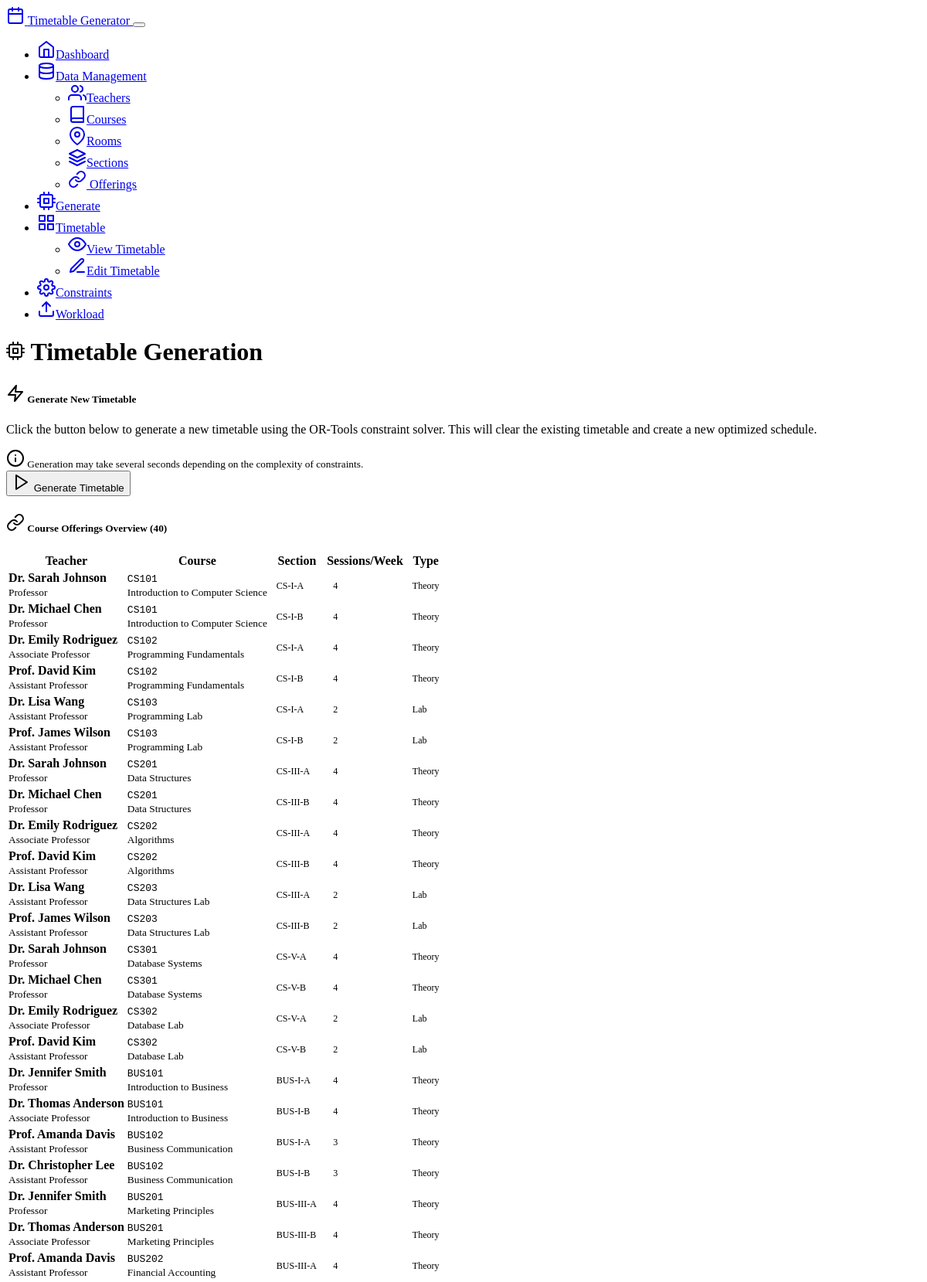
Page /generate (upper part) on the committed database.
### collage_timetable/TimeTableAI/models.py (models this page shows, shortened)
class Offering(db.Model):
    __tablename__ = 'offerings'
    id = db.Column(db.Integer, primary_key=True)
    teacher_id = db.Column(db.Integer, ForeignKey('teachers.id'), nullable=False)
    course_id = db.Column(db.Integer, ForeignKey('courses.id'), nullable=False)
    section_id = db.Column(db.Integer, ForeignKey('sections.id'), nullable=False)
    room_id = db.Column(db.Integer, ForeignKey('rooms.id'))  # Preferred room, can be overridden
    teacher = relationship("Teacher", back_populates="offerings")
    course = relationship("Course", back_populates="offerings")
    section = relationship("Section", back_populates="offerings")
    room = relationship("Room", back_populates="offerings")
    timetable_slots = relationship("TimetableSlot", back_populates="offering")
    __table_args__ = (UniqueConstraint('teacher_id', 'course_id', 'section_id'),)

class Teacher(db.Model):
    __tablename__ = 'teachers'
    id = db.Column(db.Integer, primary_key=True)
    name = db.Column(db.String(100), nullable=False)
    code = db.Column(db.String(20), unique=True)  # Optional faculty code
    designation = db.Column(db.String(50), nullable=False)  # Professor, AP Stage-I, etc.
    max_weekly_load = db.Column(db.Integer, default=16)  # Maximum weekly teaching hours
    is_active = db.Column(db.Boolean, default=True)
    offerings = relationship("Offering", back_populates="teacher")
    availabilities = relationship("TeacherAvailability", back_populates="teacher", cascade="all, delete-orphan")

class Course(db.Model):
    __tablename__ = 'courses'
    id = db.Column(db.Integer, primary_key=True)
    code = db.Column(db.String(20), nullable=False, unique=True)  # e.g., BCOM-22-301
    name = db.Column(db.String(200), nullable=False)  # e.g., Company Law
    credit_hours = db.Column(db.Integer, default=4)
    sessions_per_week = db.Column(db.Integer, default=4)  # Number of sessions needed per week
    session_duration = db.Column(db.Integer, default=1)  # Duration in time slots (1 for theory, 2+ for labs)
    is_lab = db.Column(db.Boolean, default=False)
    is_online = db.Column(db.Boolean, default=False)
    program = db.Column(db.String(20), nullable=False)  # BCOM, BCA, MCA, MBA, BAHMC
    semester = db.Column(db.String(10), nullable=False)  # I, III, V
    is_active = db.Column(db.Boolean, default=True)
    offerings = relationship("Offering", back_populates="course")

class Section(db.Model):
    __tablename__ = 'sections'
    id = db.Column(db.Integer, primary_key=True)
    name = db.Column(db.String(50), nullable=False)  # e.g., BCA-III-A, BCOM-V
    program = db.Column(db.String(20), nullable=False)  # BCOM, BCA, MCA, MBA, BAHMC
    semester = db.Column(db.String(10), nullable=False)  # I, III, V
    section_letter = db.Column(db.String(5))  # A, B, C, D (optional for single sections)
    student_count = db.Column(db.Integer, default=60)
    is_active = db.Column(db.Boolean, default=True)
    offerings = relationship("Offering", back_populates="section")
    timetable_slots = relationship("TimetableSlot", back_populates="section")
    __table_args__ = (UniqueConstraint('program', 'semester', 'section_letter'),)

### collage_timetable/TimeTableAI/routes.py (the view)
@app.route('/generate')
def generate_page():
    offerings = Offering.query.join(Teacher).join(Course).join(Section).all()
    generations = TimetableGeneration.query.order_by(TimetableGeneration.created_at.desc()).limit(10).all()
    return render_template('generate.html', offerings=offerings, generations=generations)

### collage_timetable/TimeTableAI/templates/generate.html (shortened to what this page needs)
{% extends "base.html" %}
{% block content %}
<div class="row">
    <div class="col-12">
        <h1 class="display-4 mb-4">
            <i data-feather="cpu" class="me-3"></i>
            Timetable Generation
        </h1>
    </div>
</div>
<div class="row mb-4">
    <div class="col-12">
        <div class="card">
            <div class="card-header">
                <h5 class="card-title mb-0">
                    <i data-feather="zap" class="me-2"></i>
                    Generate New Timetable
                </h5>
            </div>
            <div class="card-body">
                <div class="row align-items-center">
                    <div class="col-md-8">
                        <p class="mb-0">Click the button below to generate a new timetable using the OR-Tools constraint solver. This will clear the existing timetable and create a new optimized schedule.</p>
                        <small class="text-muted">
                            <i data-feather="info" class="me-1"></i>
                            Generation may take several seconds depending on the complexity of constraints.
                        </small>
                    </div>
                    <div class="col-md-4 text-end">
                        <form method="POST" action="{{ url_for('run_generation') }}" id="generateForm">
                            <button type="submit" class="btn btn-primary btn-lg" id="generateBtn">
                                <i data-feather="play" class="me-2"></i>
                                Generate Timetable
                            </button>
                        </form>
                    </div>
                </div>
            </div>
        </div>
    </div>
</div>
<div class="row mb-4">
    <div class="col-12">
        <div class="card">
            <div class="card-header">
                <h5 class="card-title mb-0">
                    <i data-feather="link" class="me-2"></i>
                    Course Offerings Overview ({{ offerings|length }})
                </h5>
            </div>
            <div class="card-body">
                {% if offerings %}
                    <div class="table-responsive">
                        <table class="table table-sm">
                            <thead>
                                <tr>
                                    <th>Teacher</th>
                                    <th>Course</th>
                                    <th>Section</th>
                                    <th>Sessions/Week</th>
                                    <th>Type</th>
                                </tr>
                            </thead>
                            <tbody>
                                {% for offering in offerings %}
                                <tr>
                                    <td>
                                        <strong>{{ offering.teacher.name }}</strong>
                                        <br><small class="text-muted">{{ offering.teacher.designation }}</small>
                                    </td>
                                    <td>
                                        <code>{{ offering.course.code }}</code>
                                        <br><small>{{ offering.course.name }}</small>
                                    </td>
                                    <td>
                                        <span class="badge bg-primary">{{ offering.section.name }}</span>
                                    </td>
                                    <td>
                                        <span class="badge bg-info">{{ offering.course.sessions_per_week }}</span>
                                    </td>
                                    <td>
                                        {% if offering.course.is_online %}
                                            <span class="badge bg-success">Online</span>
                                        {% elif offering.course.is_lab %}
                                            <span class="badge bg-warning">Lab</span>
                                        {% else %}
                                            <span class="badge bg-secondary">Theory</span>
                                        {% endif %}
                                    </td>
                                </tr>
                                {% endfor %}
                            </tbody>
                        </table>
                    </div>
                {% endif %}
            </div>
        </div>
    </div>
</div>
{% endblock %}

### collage_timetable/TimeTableAI/static/css/style.css (style rules this page uses)
.table-responsive { border-radius: 0.375rem; }
.card-header { border-bottom: 2px solid var(--bs-border-color); }
.card-header .card-title { font-weight: 600; }
.badge { font-size: 0.75rem; padding: 0.375rem 0.5rem; }
.card { animation: fadeIn 0.3s ease-out; }

### rows in the picture
Offering: teacher.name "Dr. Sarah Johnson", teacher.designation "Professor", course.code "CS101", course.name "Introduction to Computer Science", section.name "CS-I-A", course.sessions_per_week "4", shows "Theory"
Offering: teacher.name "Dr. Michael Chen", teacher.designation "Professor", course.code "CS101", course.name "Introduction to Computer Science", section.name "CS-I-B", course.sessions_per_week "4", shows "Theory"
Offering: teacher.name "Dr. Emily Rodriguez", teacher.designation "Associate Professor", course.code "CS102", course.name "Programming Fundamentals", section.name "CS-I-A", course.sessions_per_week "4", shows "Theory"
Offering: teacher.name "Prof. David Kim", teacher.designation "Assistant Professor", course.code "CS102", course.name "Programming Fundamentals", section.name "CS-I-B", course.sessions_per_week "4", shows "Theory"
Offering: teacher.name "Dr. Lisa Wang", teacher.designation "Assistant Professor", course.code "CS103", course.name "Programming Lab", section.name "CS-I-A", course.sessions_per_week "2"
Offering: teacher.name "Prof. James Wilson", teacher.designation "Assistant Professor", course.code "CS103", course.name "Programming Lab", section.name "CS-I-B", course.sessions_per_week "2"
Offering: teacher.name "Dr. Sarah Johnson", teacher.designation "Professor", course.code "CS201", course.name "Data Structures", section.name "CS-III-A", course.sessions_per_week "4", shows "Theory"
Offering: teacher.name "Dr. Michael Chen", teacher.designation "Professor", course.code "CS201", course.name "Data Structures", section.name "CS-III-B", course.sessions_per_week "4", shows "Theory"
Offering: teacher.name "Dr. Emily Rodriguez", teacher.designation "Associate Professor", course.code "CS202", course.name "Algorithms", section.name "CS-III-A", course.sessions_per_week "4", shows "Theory"
Offering: teacher.name "Prof. David Kim", teacher.designation "Assistant Professor", course.code "CS202", course.name "Algorithms", section.name "CS-III-B", course.sessions_per_week "4", shows "Theory"
Offering: teacher.name "Dr. Lisa Wang", teacher.designation "Assistant Professor", course.code "CS203", course.name "Data Structures Lab", section.name "CS-III-A", course.sessions_per_week "2"
Offering: teacher.name "Prof. James Wilson", teacher.designation "Assistant Professor", course.code "CS203", course.name "Data Structures Lab", section.name "CS-III-B", course.sessions_per_week "2"
Offering: teacher.name "Dr. Sarah Johnson", teacher.designation "Professor", course.code "CS301", course.name "Database Systems", section.name "CS-V-A", course.sessions_per_week "4", shows "Theory"
Offering: teacher.name "Dr. Michael Chen", teacher.designation "Professor", course.code "CS301", course.name "Database Systems", section.name "CS-V-B", course.sessions_per_week "4", shows "Theory"
Offering: teacher.name "Dr. Emily Rodriguez", teacher.designation "Associate Professor", course.code "CS302", course.name "Database Lab", section.name "CS-V-A", course.sessions_per_week "2"
Offering: teacher.name "Prof. David Kim", teacher.designation "Assistant Professor", course.code "CS302", course.name "Database Lab", section.name "CS-V-B", course.sessions_per_week "2"
Offering: teacher.name "Dr. Jennifer Smith", teacher.designation "Professor", course.code "BUS101", course.name "Introduction to Business", section.name "BUS-I-A", course.sessions_per_week "4", shows "Theory"
Offering: teacher.name "Dr. Thomas Anderson", teacher.designation "Associate Professor", course.code "BUS101", course.name "Introduction to Business", section.name "BUS-I-B", course.sessions_per_week "4", shows "Theory"
Offering: teacher.name "Prof. Amanda Davis", teacher.designation "Assistant Professor", course.code "BUS102", course.name "Business Communication", section.name "BUS-I-A", course.sessions_per_week "3", shows "Theory"
Offering: teacher.name "Dr. Christopher Lee", teacher.designation "Assistant Professor", course.code "BUS102", course.name "Business Communication", section.name "BUS-I-B", course.sessions_per_week "3", shows "Theory"
Offering: teacher.name "Dr. Jennifer Smith", teacher.designation "Professor", course.code "BUS201", course.name "Marketing Principles", section.name "BUS-III-A", course.sessions_per_week "4", shows "Theory"
Offering: teacher.name "Dr. Thomas Anderson", teacher.designation "Associate Professor", course.code "BUS201", course.name "Marketing Principles", section.name "BUS-III-B", course.sessions_per_week "4", shows "Theory"
Offering: teacher.name "Prof. Amanda Davis", teacher.designation "Assistant Professor", course.code "BUS202", course.name "Financial Accounting", section.name "BUS-III-A", course.sessions_per_week "4", shows "Theory"

### other values in the picture
{{ offerings|length }} "40"
